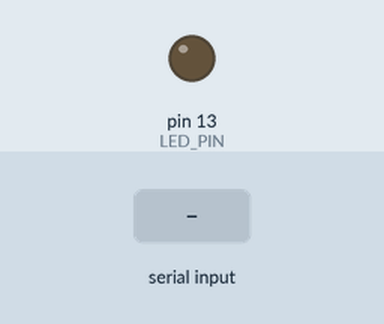
This sketch was run on a simulated Arduino Uno, built with avr-gcc and run on an emulated ATmega328P. On the bench: output pins drawn as LEDs (lit = HIGH). Inputs (shaded band) come from the test bench.

Above: at 1.2 s.
1.3 s: "A" received over Serial
At 1.9 s:
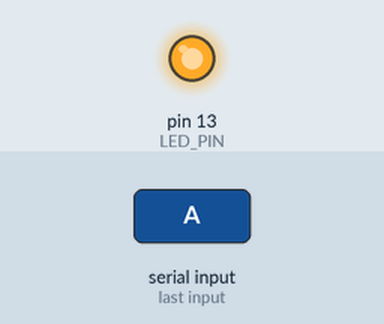
2.8 s: "B" received over Serial
At 4.2 s:
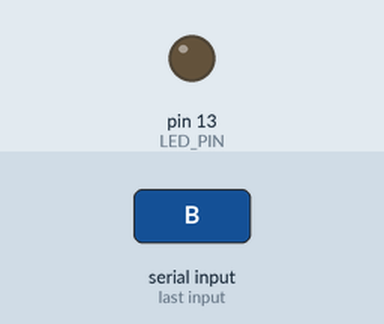
Timing chart, 0 to 5.8 s (numbered marks = the images above; inputs shaded):
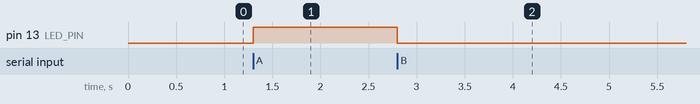

The sketch:

simple_serial.ino
```cpp
// a simple serial communication program to control an LED

// Written on the 6th April 2024 by Prince Larbi

// define the pin for the LED
#define LED_PIN 13

// define the character read from the serial port
char data;

void setup(){
  // initialize the serial port
  Serial.begin(9600);

  // set the LED pin as an output
  pinMode(LED_PIN, OUTPUT);
}

void loop() {

  if (Serial.available())
  {
    char data = Serial.read();

    if (data == 'A')
    {
      digitalWrite(LED_PIN, HIGH);
    }
    else if (data == 'B')
    {
      digitalWrite(LED_PIN, LOW);
    }
  }
}
```

Measured:
- after the input at 1.3 s, pin 13 (LED_PIN): LOW → HIGH at once
- after the input at 2.8 s, pin 13 (LED_PIN): HIGH → LOW at once
